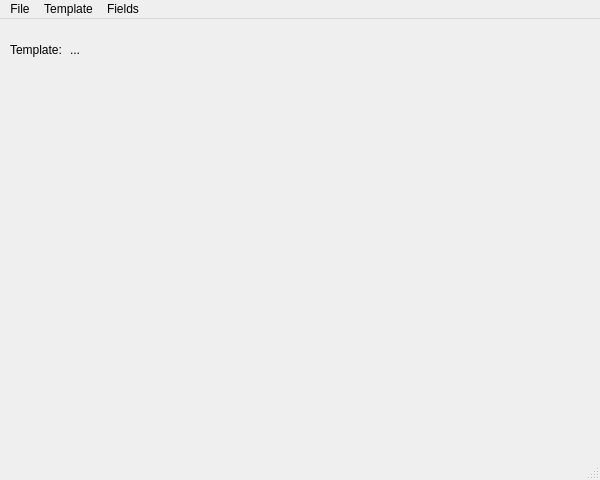
<?xml version="1.0" encoding="UTF-8"?>
<ui version="4.0">
 <class>MainWindow</class>
 <widget class="QMainWindow" name="MainWindow">
  <property name="geometry">
   <rect>
    <x>0</x>
    <y>0</y>
    <width>600</width>
    <height>480</height>
   </rect>
  </property>
  <property name="sizePolicy">
   <sizepolicy hsizetype="Fixed" vsizetype="Fixed">
    <horstretch>0</horstretch>
    <verstretch>0</verstretch>
   </sizepolicy>
  </property>
  <property name="windowTitle">
   <string>MainWindow</string>
  </property>
  <widget class="QWidget" name="centralwidget">
   <widget class="QWidget" name="verticalLayoutWidget">
    <property name="geometry">
     <rect>
      <x>9</x>
      <y>49</y>
      <width>581</width>
      <height>341</height>
     </rect>
    </property>
    <layout class="QVBoxLayout" name="FieldsList"/>
   </widget>
   <widget class="QLabel" name="label">
    <property name="geometry">
     <rect>
      <x>10</x>
      <y>20</y>
      <width>91</width>
      <height>21</height>
     </rect>
    </property>
    <property name="text">
     <string>Template:</string>
    </property>
   </widget>
   <widget class="QLabel" name="templateName">
    <property name="geometry">
     <rect>
      <x>70</x>
      <y>20</y>
      <width>231</width>
      <height>21</height>
     </rect>
    </property>
    <property name="text">
     <string>...</string>
    </property>
   </widget>
  </widget>
  <widget class="QMenuBar" name="menubar">
   <property name="geometry">
    <rect>
     <x>0</x>
     <y>0</y>
     <width>600</width>
     <height>21</height>
    </rect>
   </property>
   <widget class="QMenu" name="menuFile">
    <property name="title">
     <string>File</string>
    </property>
    <widget class="QMenu" name="menuSave">
     <property name="title">
      <string>Save</string>
     </property>
     <addaction name="separator"/>
    </widget>
    <addaction name="menuSave"/>
    <addaction name="separator"/>
    <addaction name="actionExit_2"/>
   </widget>
   <widget class="QMenu" name="menuTemplate">
    <property name="title">
     <string>Template</string>
    </property>
    <addaction name="actionLoad_Data"/>
   </widget>
   <widget class="QMenu" name="menuFields">
    <property name="title">
     <string>Fields</string>
    </property>
    <addaction name="actionClear"/>
    <addaction name="actionLoad_Data_2"/>
    <addaction name="actionSave_Data"/>
   </widget>
   <addaction name="menuFile"/>
   <addaction name="menuTemplate"/>
   <addaction name="menuFields"/>
  </widget>
  <widget class="QStatusBar" name="statusbar"/>
  <action name="actionLoad_Template_2">
   <property name="text">
    <string>Load Template</string>
   </property>
  </action>
  <action name="actionCreate_Template">
   <property name="text">
    <string>Create Template</string>
   </property>
  </action>
  <action name="actionExit">
   <property name="text">
    <string>Exit</string>
   </property>
  </action>
  <action name="actionLoad_Data">
   <property name="text">
    <string>Open Template Manager</string>
   </property>
  </action>
  <action name="actionSave_Fields_Data">
   <property name="text">
    <string>Save Fields Data</string>
   </property>
  </action>
  <action name="actionLoad_Fields_Data">
   <property name="text">
    <string>Load Fields Data</string>
   </property>
  </action>
  <action name="actionExit_2">
   <property name="text">
    <string>Exit</string>
   </property>
  </action>
  <action name="actionLoad_Data_2">
   <property name="text">
    <string>Load</string>
   </property>
  </action>
  <action name="actionSave_Data">
   <property name="text">
    <string>Save</string>
   </property>
  </action>
  <action name="actionClear">
   <property name="text">
    <string>Clear</string>
   </property>
  </action>
 </widget>
 <resources/>
 <connections/>
</ui>
